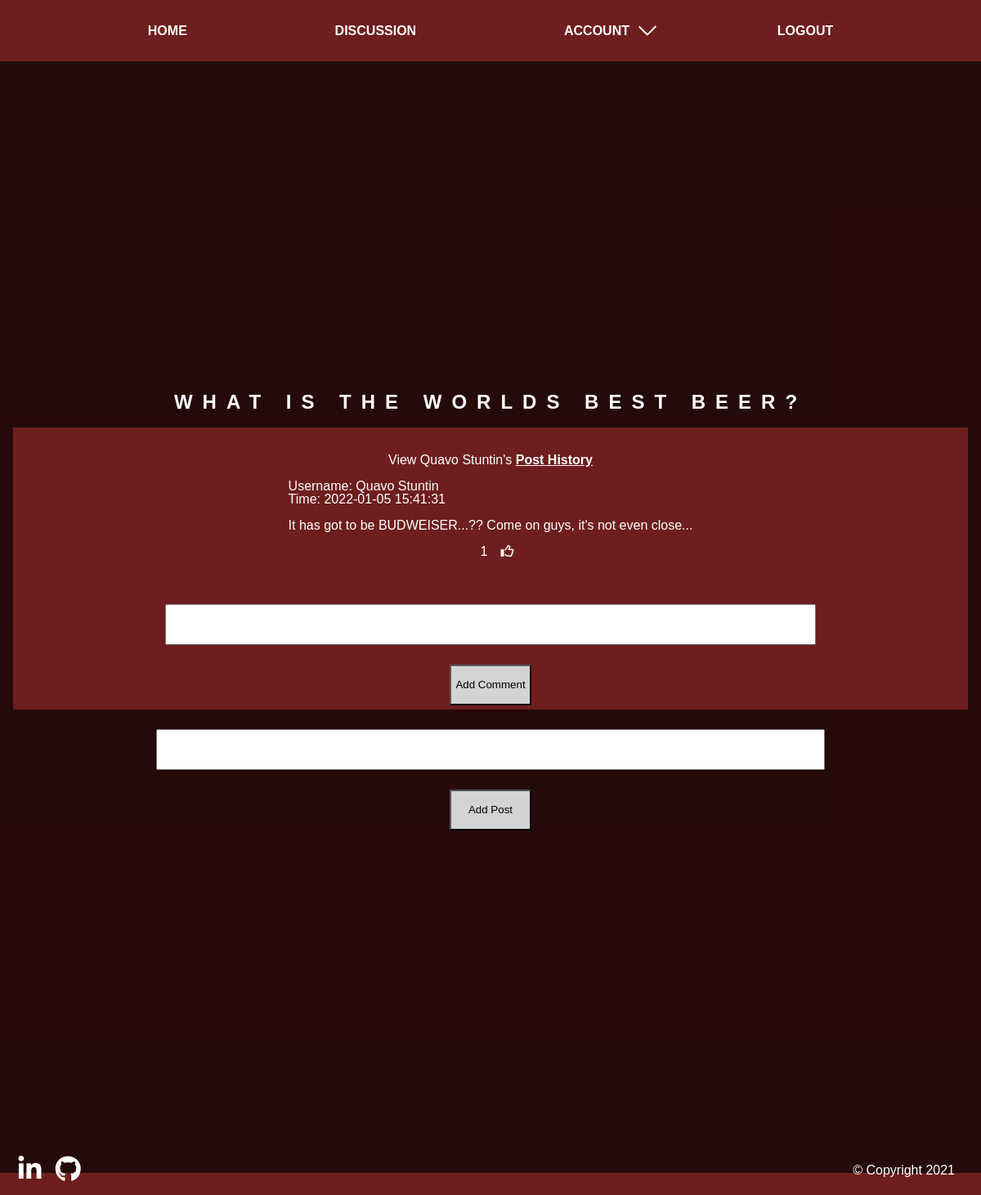
/discussion (signed in), run on the app's committed database.
### website/models.py (models this page shows)
class Post(db.Model):
    id = db.Column(db.Integer, primary_key=True)
    data = db.Column(db.String(10000))
    date = db.Column(db.DateTime(timezone=True), default=func.now())
    user_id = db.Column(db.Integer, db.ForeignKey('user.id', ondelete="CASCADE"), nullable=False)
    comments = db.relationship('Comment', backref="post", passive_deletes=False, cascade="all")
    likes = db.relationship("Like", backref="post", passive_deletes=False, cascade="all")

class User(db.Model, UserMixin):
    id = db.Column(db.Integer, primary_key=True)
    email = db.Column(db.String(150), unique=True)
    password = db.Column(db.String(150))
    first_name = db.Column(db.String(150))
    address = db.Column(db.String(150))
    post_code = db.Column(db.String(8))
    posts = db.relationship('Post', backref="user", passive_deletes=True)
    comments = db.relationship('Comment', backref="user", passive_deletes=True)
    likes = db.relationship('Like', backref="user", passive_deletes=True)

### website/views.py (the view)
@views.route("/discussion")
@login_required
def posts():
    posts = Post.query.order_by(Post.date.desc()).all()
    return render_template("posts.html", user=current_user, posts=posts)

### website/__init__.py (called while the page is built)
def create_app():
    app = Flask(__name__)
    app.config["SECRET_KEY"] = "fgdnjrkflefrfvj"
    app.config["SQLALCHEMY_DATABASE_URI"] = f'sqlite:///{DB_NAME}'
    db.init_app(app)
    from .views import views
    from .auth import auth
    from .crud.add import add
    from .crud.delete import delete
    from .crud.update import update
    app.register_blueprint(views, url_prefix="/")
    app.register_blueprint(auth, url_prefix="/")
    app.register_blueprint(add, url_prefix="/")
    app.register_blueprint(delete, url_prefix="/")
    app.register_blueprint(update, url_prefix="/")
    from .models import User
    create_database(app)
    login_manager = LoginManager()
    login_manager.login_view = "auth.login"
    login_manager.init_app(app)
    @login_manager.user_loader
    def load_user(id):
        return User.query.get(int(id))
    return app

### website/templates/posts.html (shortened to what this page needs)
{% extends "base.html" %}  {% block content%}
<section class="posts--container">
  <h1>What is the worlds best beer?</h1>
  <ul class="posts">
    {% if not posts %}
    <p>There's no posts yet... Be the first to tell us your favourite beer!</p>
    {% else %} {% for post in posts %}
    <div class="posts__item--container">
      <li class="posts__item">
        <span class="posts__item__link"
          >View {{post.user.first_name}}'s
          <a href="/account/my-posts/{{post.user.first_name}}">
            Post History
          </a>
          <br /></span
        > <br />
        Username: {{post.user.first_name}}
        <br />
        Time: {{post.date}} <br />
        <br />
        {{ post.data }}
        <br />
        {% if user.id in post.likes|map(attribute="post_id")|list %}
        <span class="posts__item__like"
          ><p>{{post.likes|length}}</p>
          <a href="/like-post/{{post.id}}"><i class="fas fa-thumbs-up"></i></a
        ></span>
        {% else %}
        <span class="posts__item__like"
          ><p>{{post.likes|length}}</p>
          <a href="/like-post/{{post.id}}"><i class="far fa-thumbs-up"></i></a
        ></span>
        {% endif %}
      </li>
      <form method="POST" action="/discussion/create-comment/{{post.id}}">
        <textarea name="comment" id="comment"></textarea>
        <button type="submit">Add Comment</button>
      </form>
    </div>
    {% endfor %}{% endif %}
  </ul>
  <form method="POST" action="/discussion">
    <textarea name="post"></textarea>
    <button type="submit">Add Post</button>
  </form>
</section>
{% endblock content %}

### website/templates/base.html (shortened to what this page needs)
<!DOCTYPE html>
<html lang="en">
  <head>
     {% block extra_meta %} {% endblock %} {% block corecss %}
    <link
      rel="stylesheet"
      type="text/css"
      href="{{ url_for('static', filename='css/main.css')}}"
    />
    {% endblock %} {% block extra_css %} {% endblock %}
  </head>
  <body>
    <header>
      <nav>
        <ul class="nav" id="nav">
          <li class="nav__item"><a href="/">Home</a></li>
          {% if user.is_authenticated %}
          <li class="nav__item"><a href="/discussion">Discussion</a></li>
          <div class="dropdown">
            <a class="dropdown__selected">
              Account
            </a>
          </div>
          <li class="nav__item"><a href="/logout">Logout</a></li>
          {% else %}
          <li class="nav__item"><a href="/login">Login</a></li>
          <li class="nav__item">
            <a href="{{ url_for('auth.sign_up') }}">Signup</a>
          </li>
          {% endif %}
        </ul>
      </nav>
    </header>
     {% block content %} {%
    endblock %}
    <div class="social-icons">
      <a href="https://www.linkedin.com/in/acr123/">
        <i class="fab fa-linkedin-in fa-2x"></i>
      </a>
      <a href="https://github.com/alexrem1">
        <i class="fab fa-github fa-2x"></i>
      </a>
    </div>
    <footer>&copy; Copyright 2021</footer>
  </body>
</html>

### website/static/css/main.css (style rules this page uses)
*, *:after, *:before { -webkit-box-sizing: border-box; box-sizing: border-box; margin: 0; padding: 0; }
h1 { font-family: "Syncopate", sans-serif; text-transform: uppercase; letter-spacing: 1vw; line-height: 1.2; font-size: 3vw; text-align: center; }
.posts--container { position: relative; display: -webkit-box; display: -ms-flexbox; display: flex; -webkit-box-orient: vertical; -webkit-box-direction: normal; -ms-flex-direction: column; flex-direction: column; background: rgba(0, 0, 0, 0.66); padding: 1rem; height: 93vh; -webkit-box-pack: center; -ms-flex-pack: center; justify-content: center; }
.posts--container h1 { padding-bottom: 1rem; }
.posts--container form textarea { width: 70%; height: 50px; margin-bottom: 0.5rem; margin-top: 1.5rem; }
.posts--container .posts { height: 345px; overflow: auto; }
.posts--container .posts p { text-align: center; margin: 1rem; }
.posts--container .posts .posts__item--container { background-color: #6e1e1e; padding: 1rem; }
.posts--container .posts .posts__item--container .posts__item { display: -webkit-box; display: -ms-flexbox; display: flex; -webkit-box-orient: vertical; -webkit-box-direction: normal; -ms-flex-direction: column; flex-direction: column; -webkit-box-align: center; -ms-flex-align: center; align-items: center; margin-bottom: 1rem; margin-top: 1rem; }
.posts--container .posts .posts__item--container .posts__item .posts__item__like { display: -webkit-box; display: -ms-flexbox; display: flex; -webkit-box-align: center; -ms-flex-align: center; align-items: center; }
.posts--container .posts .posts__item--container .posts__item .posts__item__link a { font-weight: bold; text-decoration: underline; -webkit-transition: all 0.5s ease-in-out; transition: all 0.5s ease-in-out; }
.posts--container .posts .posts__item--container form textarea { width: 70%; margin-bottom: 0.5rem; height: 50px; }
:root { --fs-400: 1rem; }
ul, li { margin: 0; padding: 0; list-style-type: none; }
a { color: #fff; text-decoration: none; }
body { font-size: var(--fs-400); background: #6e1e1e; color: #fff; font-family: "Syncopate", sans-serif; line-height: 1; margin: 0; height: 100vh; }
.nav { line-height: 1.5; display: none; }
.nav__item { text-align: center; font-weight: 700; text-transform: uppercase; }
.nav__item a { -webkit-transition: all 0.5s ease-in-out; transition: all 0.5s ease-in-out; }
.nav .dropdown { font-weight: 700; text-transform: uppercase; }
.nav .dropdown .dropdown__selected { display: -webkit-box; display: -ms-flexbox; display: flex; cursor: pointer; -webkit-transition: all 0.5s ease-in-out; transition: all 0.5s ease-in-out; }
button { margin: 1rem; display: block; padding: 0.3rem; background-color: lightgray; height: 50px; width: 100px; }
.social-icons { position: fixed; bottom: 1rem; left: 1rem; }
.social-icons a { text-decoration: none; padding: 0.4rem; -webkit-transition: all 0.5s ease-in-out; transition: all 0.5s ease-in-out; }
footer { font-size: 1rem; position: fixed; bottom: 0.4rem; right: 1rem; text-align: right; padding: 1rem; color: #fff; }
form { display: -webkit-box; display: -ms-flexbox; display: flex; -webkit-box-orient: vertical; -webkit-box-direction: normal; -ms-flex-direction: column; flex-direction: column; -webkit-box-align: center; -ms-flex-align: center; align-items: center; }
form textarea { resize: none; font-size: 1.25rem; }
@media only screen and (min-width: 600px) { .nav, .nav.open { display: -webkit-box; display: -ms-flexbox; display: flex; -webkit-box-pack: space-evenly; -ms-flex-pack: space-evenly; justify-content: space-evenly; -webkit-box-orient: horizontal; -webkit-box-direction: normal; -ms-flex-direction: row; flex-direction: row; margin: 0; min-height: 75px; -webkit-box-align: center; -ms-flex-align: center; align-items: center; } }
@media only screen and (min-width: 600px) { h1 { font-size: 2vw; } }

### data on the page
Post: user.first_name "Quavo Stuntin", date "2022-01-05 15:41:31", data "It has got to be BUDWEISER...?? Come on guys, it's not even close...", likes|length "1"
